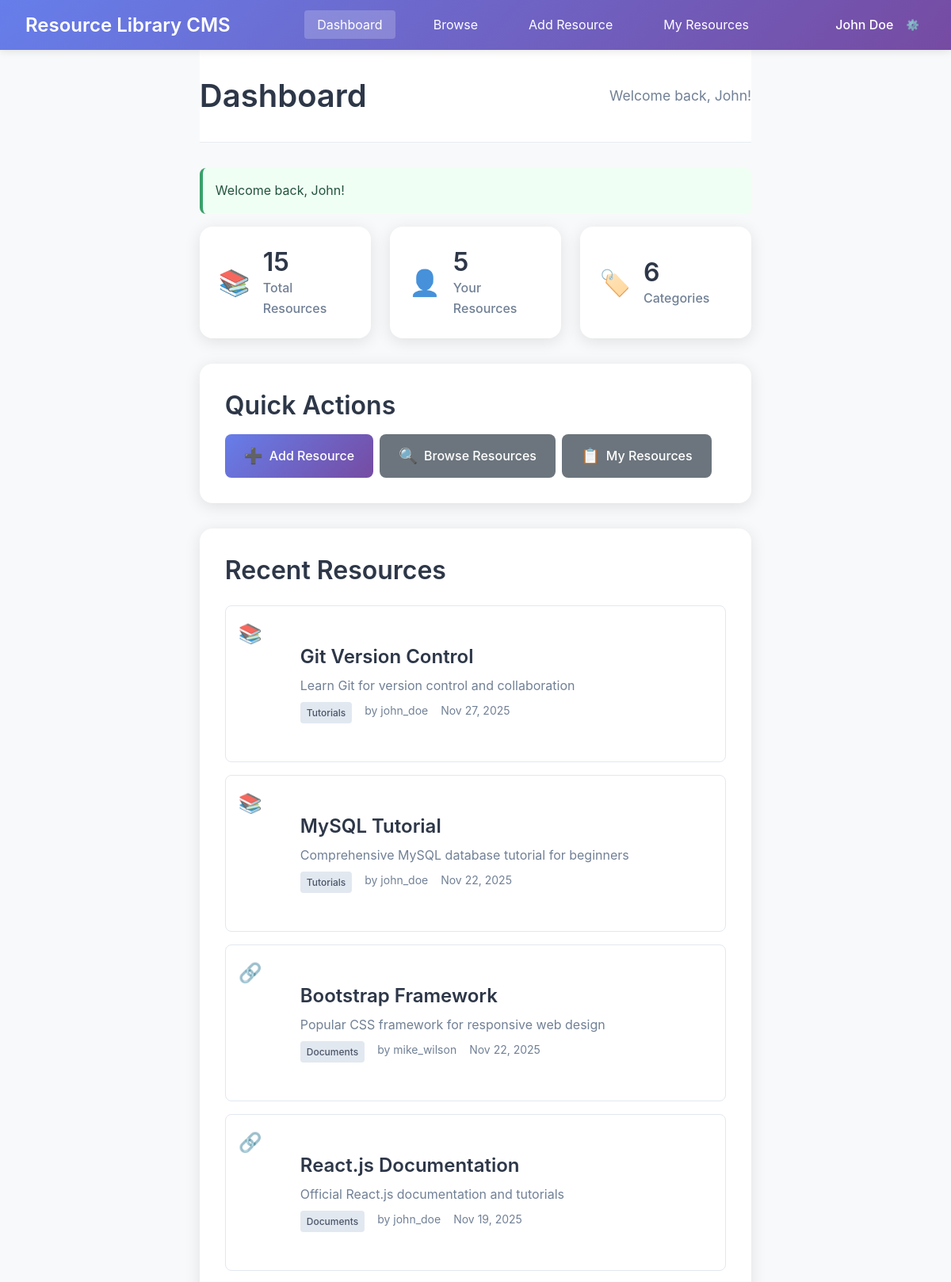
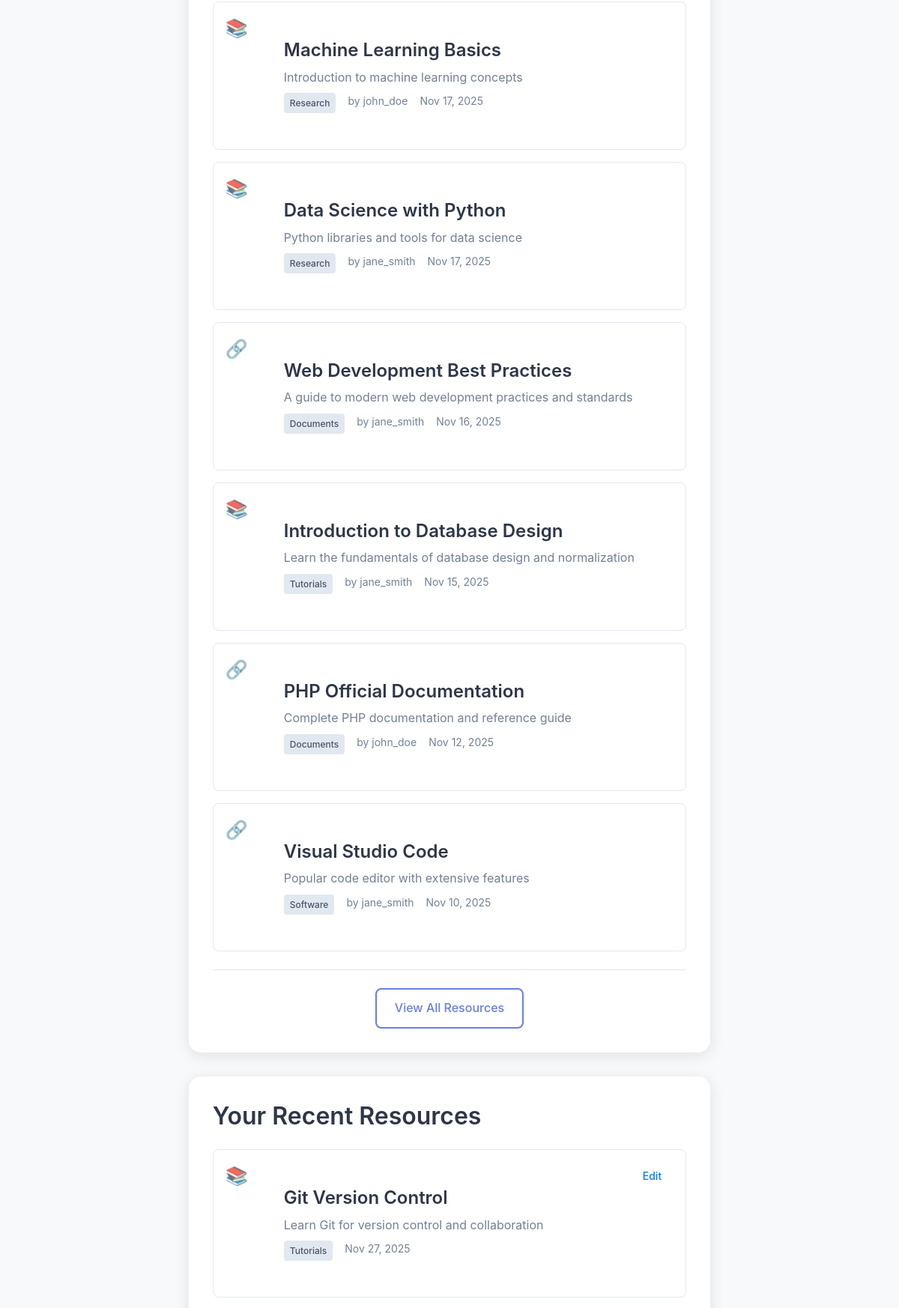
/pages/dashboard.php (signed in, upper part), run on the app's committed database (2 pictures, top to bottom).
### tables this page shows
CREATE TABLE users (
    id INT AUTO_INCREMENT PRIMARY KEY,
    username VARCHAR(50) UNIQUE NOT NULL,
    email VARCHAR(100) UNIQUE NOT NULL,
    password_hash VARCHAR(255) NOT NULL,
    first_name VARCHAR(50) NOT NULL,
    last_name VARCHAR(50) NOT NULL,
    created_at TIMESTAMP DEFAULT CURRENT_TIMESTAMP,
    updated_at TIMESTAMP DEFAULT CURRENT_TIMESTAMP ON UPDATE CURRENT_TIMESTAMP,
    is_active BOOLEAN DEFAULT TRUE
);

CREATE TABLE resources (
    id INT AUTO_INCREMENT PRIMARY KEY,
    title VARCHAR(200) NOT NULL,
    description TEXT,
    resource_type ENUM('document', 'link', 'video', 'tutorial', 'other') NOT NULL,
    file_path VARCHAR(500),  
    external_url VARCHAR(500),  
    file_size INT,  
    mime_type VARCHAR(100),  
    category_id INT,
    user_id INT NOT NULL,
    created_at TIMESTAMP DEFAULT CURRENT_TIMESTAMP,
    updated_at TIMESTAMP DEFAULT CURRENT_TIMESTAMP ON UPDATE CURRENT_TIMESTAMP,
    is_active BOOLEAN DEFAULT TRUE,
    FOREIGN KEY (category_id) REFERENCES categories(id) ON DELETE SET NULL,
    FOREIGN KEY (user_id) REFERENCES users(id) ON DELETE CASCADE
);

CREATE TABLE categories (
    id INT AUTO_INCREMENT PRIMARY KEY,
    name VARCHAR(100) UNIQUE NOT NULL,
    description TEXT,
    created_at TIMESTAMP DEFAULT CURRENT_TIMESTAMP,
    updated_at TIMESTAMP DEFAULT CURRENT_TIMESTAMP ON UPDATE CURRENT_TIMESTAMP
);

### includes/Database.php (called while the page is built, shortened)
<?php
class Database {
    private $host;
    private $db_name;
    private $username;
    private $password;
    private $charset;
    private $pdo;
    public function __construct() {
        $this->host = DB_HOST;
        $this->db_name = DB_NAME;
        $this->username = DB_USER;
        $this->password = DB_PASS;
        $this->charset = DB_CHARSET;
    }
    public function connect() {
        if ($this->pdo === null) {
            try {
                $dsn = "mysql:host={$this->host};dbname={$this->db_name};charset={$this->charset}";
                $options = [
                    PDO::ATTR_ERRMODE => PDO::ERRMODE_EXCEPTION,
                    PDO::ATTR_DEFAULT_FETCH_MODE => PDO::FETCH_ASSOC,
                    PDO::ATTR_EMULATE_PREPARES => false,
                ];
                $this->pdo = new PDO($dsn, $this->username, $this->password, $options);
            } catch (PDOException $e) {
                throw new Exception("Database connection failed: " . $e->getMessage());
            }
        }
        return $this->pdo;
    }
    public function query($sql, $params = []) {
        try {
            $pdo = $this->connect();
            $stmt = $pdo->prepare($sql);
            $stmt->execute($params);
            return $stmt;
        } catch (PDOException $e) {
            throw new Exception("Query execution failed: " . $e->getMessage());
        }
    }
    public function fetch($sql, $params = []) {
        $stmt = $this->query($sql, $params);
        return $stmt->fetch();
    }
    public function fetchAll($sql, $params = []) {
        $stmt = $this->query($sql, $params);
        return $stmt->fetchAll();
    }
}
?>

### pages/dashboard.php (the view, shortened to what this page needs)
<?php
require_once '../includes/init.php';
try {
    $total_resources = $db->fetch("SELECT COUNT(*) as count FROM resources WHERE is_active = 1")['count'];
    $user_resources = $db->fetch("SELECT COUNT(*) as count FROM resources WHERE user_id = ? AND is_active = 1", [get_current_user_id()])['count'];
    $total_categories = $db->fetch("SELECT COUNT(*) as count FROM categories")['count'];
    $recent_resources = $db->fetchAll("
        SELECT r.*, c.name as category_name, u.username
        FROM resources r
        LEFT JOIN categories c ON r.category_id = c.id
        LEFT JOIN users u ON r.user_id = u.id
        WHERE r.is_active = 1
        ORDER BY r.created_at DESC
        LIMIT 10
    ");
    $user_recent_resources = $db->fetchAll("
        SELECT r.*, c.name as category_name
        FROM resources r
        LEFT JOIN categories c ON r.category_id = c.id
        WHERE r.user_id = ? AND r.is_active = 1
        ORDER BY r.created_at DESC
        LIMIT 5
    ", [get_current_user_id()]);
} catch (Exception $e) {
    $total_resources = 0;
    $user_resources = 0;
    $total_categories = 0;
    $recent_resources = [];
    $user_recent_resources = [];
}
?>
<!DOCTYPE html>
<html lang="en">
<head>
    <link rel="stylesheet" href="../assets/css/style.css">
</head>
<body>
    <?php include '../includes/header.php'; ?>
    <div class="container">
        <div class="page-header">
            <h1>Dashboard</h1>
            <p>Welcome back, <?php echo htmlspecialchars($current_user['first_name']); ?>!</p>
        </div>
        <div class="stats-grid">
            <div class="stat-card">
                <div class="stat-icon">📚</div>
                <div class="stat-content">
                    <h3><?php echo $total_resources; ?></h3>
                    <p>Total Resources</p>
                </div>
            </div>
            <div class="stat-card">
                <div class="stat-icon">👤</div>
                <div class="stat-content">
                    <h3><?php echo $user_resources; ?></h3>
                    <p>Your Resources</p>
                </div>
            </div>
            <div class="stat-card">
                <div class="stat-icon">🏷️</div>
                <div class="stat-content">
                    <h3><?php echo $total_categories; ?></h3>
                    <p>Categories</p>
                </div>
            </div>
        </div>
        <div class="quick-actions">
            <h2>Quick Actions</h2>
            <div class="action-buttons">
                <a href="add_resource.php" class="btn btn-primary">
                    <span class="btn-icon">➕</span>
                    Add Resource
                </a>
                <a href="browse.php" class="btn btn-secondary">
                    <span class="btn-icon">🔍</span>
                    Browse Resources
                </a>
                <a href="my_resources.php" class="btn btn-secondary">
                    <span class="btn-icon">📋</span>
                    My Resources
                </a>
            </div>
        </div>
        <div class="dashboard-section">
            <h2>Recent Resources</h2>
            <?php if (!empty($recent_resources)): ?>
                <div class="resource-list">
                    <?php foreach ($recent_resources as $resource): ?>
                        <div class="resource-item">
                            <div class="resource-icon">
                                <?php echo get_resource_type_icon($resource['resource_type']); ?>
                            </div>
                            <div class="resource-content">
                                <h3><a href="view_resource.php?id=<?php echo $resource['id']; ?>"><?php echo htmlspecialchars($resource['title']); ?></a></h3>
                                <p><?php echo truncate_text(htmlspecialchars($resource['description']), 100); ?></p>
                                <div class="resource-meta">
                                    <span class="category"><?php echo htmlspecialchars($resource['category_name'] ?? 'Uncategorized'); ?></span>
                                    <span class="author">by <?php echo htmlspecialchars($resource['username']); ?></span>
                                    <span class="date"><?php echo format_date($resource['created_at'], 'M j, Y'); ?></span>
                                </div>
                            </div>
                        </div>
                    <?php endforeach; ?>
                </div>
                <div class="section-footer">
                    <a href="browse.php" class="btn btn-outline">View All Resources</a>
                </div>
            <?php else: ?>
                <p class="no-content">No resources found. <a href="add_resource.php">Add the first resource</a>!</p>
            <?php endif; ?>
        </div>
        <div class="dashboard-section">
            <h2>Your Recent Resources</h2>
            <?php if (!empty($user_recent_resources)): ?>
                <div class="resource-list">
                    <?php foreach ($user_recent_resources as $resource): ?>
                        <div class="resource-item">
                            <div class="resource-icon">
                                <?php echo get_resource_type_icon($resource['resource_type']); ?>
                            </div>
                            <div class="resource-content">
                                <h3><a href="view_resource.php?id=<?php echo $resource['id']; ?>"><?php echo htmlspecialchars($resource['title']); ?></a></h3>
                                <p><?php echo truncate_text(htmlspecialchars($resource['description']), 100); ?></p>
                                <div class="resource-meta">
                                    <span class="category"><?php echo htmlspecialchars($resource['category_name'] ?? 'Uncategorized'); ?></span>
                                    <span class="date"><?php echo format_date($resource['created_at'], 'M j, Y'); ?></span>
                                </div>
                            </div>
                            <div class="resource-actions">
                                <a href="edit_resource.php?id=<?php echo $resource['id']; ?>" class="btn btn-small">Edit</a>
                            </div>
                        </div>
                    <?php endforeach; ?>
                </div>
            <?php else: ?>
                <p class="no-content">You haven't added any resources yet. <a href="add_resource.php">Add your first resource</a>!</p>
            <?php endif; ?>
        </div>
    </div>
</body>
</html>

### includes/header.php (shortened to what this page needs)
<?php
$current_user = get_current_user_data($db);
?>
<header class="main-header">
    <div class="container">
        <div class="header-content">
            <div class="logo">
                <a href="dashboard.php">
                    <h1><?php echo SITE_NAME; ?></h1>
                </a>
            </div>
            <nav class="main-nav">
                <ul>
                    <li><a href="dashboard.php" class="<?php echo basename($_SERVER['PHP_SELF']) == 'dashboard.php' ? 'active' : ''; ?>">Dashboard</a></li>
                    <li><a href="browse.php" class="<?php echo basename($_SERVER['PHP_SELF']) == 'browse.php' ? 'active' : ''; ?>">Browse</a></li>
                    <li><a href="add_resource.php" class="<?php echo basename($_SERVER['PHP_SELF']) == 'add_resource.php' ? 'active' : ''; ?>">Add Resource</a></li>
                    <li><a href="my_resources.php" class="<?php echo basename($_SERVER['PHP_SELF']) == 'my_resources.php' ? 'active' : ''; ?>">My Resources</a></li>
                </ul>
            </nav>
            <div class="user-menu">
                <div class="user-info">
                    <span class="user-name"><?php echo htmlspecialchars($current_user['first_name'] . ' ' . $current_user['last_name']); ?></span>
                    <div class="user-dropdown">
                        <button class="dropdown-toggle">⚙️</button>
                    </div>
                </div>
            </div>
        </div>
    </div>
</header>

### data on the page
users: first_name+last_name "John Doe", first_name "John"
resources: resource_type "📚", title "Git Version Control", description "Learn Git for version control and collaboration", category.name "Tutorials", user.username "john_doe", created_at "Nov 27, 2025"
resources: resource_type "📚", title "MySQL Tutorial", description "Comprehensive MySQL database tutorial for beginners", category.name "Tutorials", user.username "john_doe", created_at "Nov 22, 2025"
resources: resource_type "🔗", title "Bootstrap Framework", description "Popular CSS framework for responsive web design", category.name "Documents", user.username "mike_wilson", created_at "Nov 22, 2025"
resources: resource_type "🔗", title "React.js Documentation", description "Official React.js documentation and tutorials", category.name "Documents", user.username "john_doe", created_at "Nov 19, 2025"
resources: resource_type "📚", title "Machine Learning Basics", description "Introduction to machine learning concepts", category.name "Research", user.username "john_doe", created_at "Nov 17, 2025"
resources: resource_type "📚", title "Data Science with Python", description "Python libraries and tools for data science", category.name "Research", user.username "jane_smith", created_at "Nov 17, 2025"
resources: resource_type "🔗", title "Web Development Best Practices", description "A guide to modern web development practices and standards", category.name "Documents", user.username "jane_smith", created_at "Nov 16, 2025"
resources: resource_type "📚", title "Introduction to Database Design", description "Learn the fundamentals of database design and normalization", category.name "Tutorials", user.username "jane_smith", created_at "Nov 15, 2025"
resources: resource_type "🔗", title "PHP Official Documentation", description "Complete PHP documentation and reference guide", category.name "Documents", user.username "john_doe", created_at "Nov 12, 2025"
resources: resource_type "🔗", title "Visual Studio Code", description "Popular code editor with extensive features", category.name "Software", user.username "jane_smith", created_at "Nov 10, 2025"

### other printed values
SITE_NAME "Resource Library CMS"
$message['text'] "Welcome back, John!"
$total_resources "15"
$user_resources "5"
$total_categories "6"
